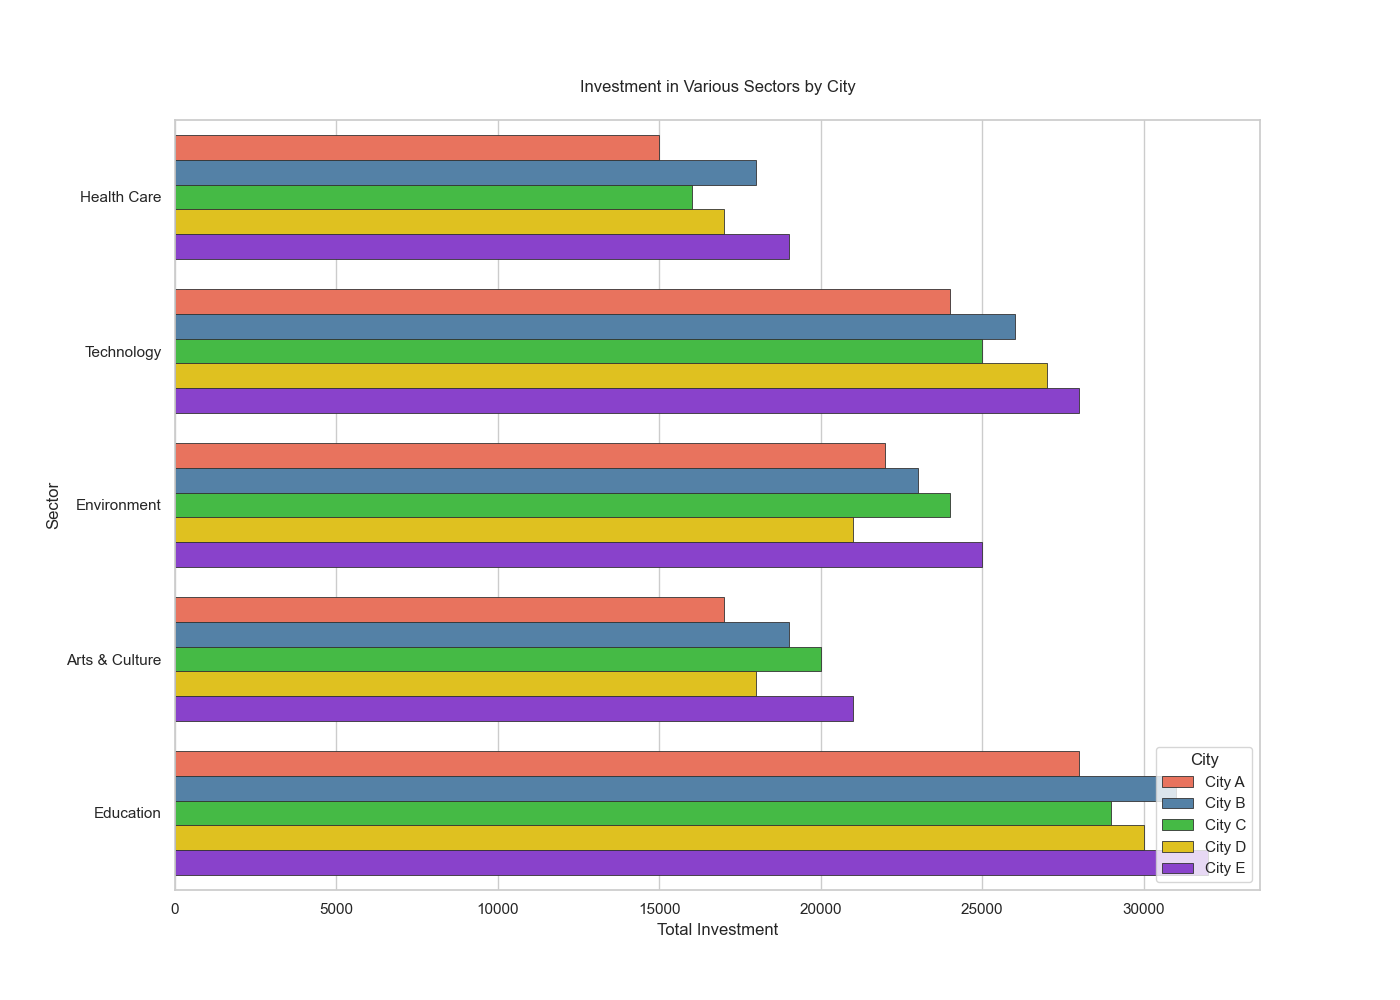

Source code (Python):

import pandas as pd
import seaborn as sns
import matplotlib.pyplot as plt

data = {
    'Location': ['City A', 'City B', 'City C', 'City D', 'City E'],
    'Health Care': [15000, 18000, 16000, 17000, 19000],
    'Technology': [24000, 26000, 25000, 27000, 28000],
    'Environment': [22000, 23000, 24000, 21000, 25000],
    'Arts & Culture': [17000, 19000, 20000, 18000, 21000],
    'Education': [28000, 31000, 29000, 30000, 32000]
}

df = pd.DataFrame(data)
df_long = pd.melt(df, id_vars='Location', var_name='Category', value_name='Investment')

plt.figure(figsize=(14, 10))
sns.barplot(
    y='Category', 
    x='Investment', 
    hue='Location', 
    data=df_long,
    palette=['#FF6347', '#4682B4', '#32CD32', '#FFD700', '#8A2BE2'],
    dodge=True,
    edgecolor='.2',
    linewidth=.6,
    orient='h'
)

plt.yticks(rotation=0)
plt.legend(title='City', loc='lower right')
plt.title('Investment in Various Sectors by City', pad=20)
plt.xlabel('Total Investment')
plt.ylabel('Sector')

plt.show()
